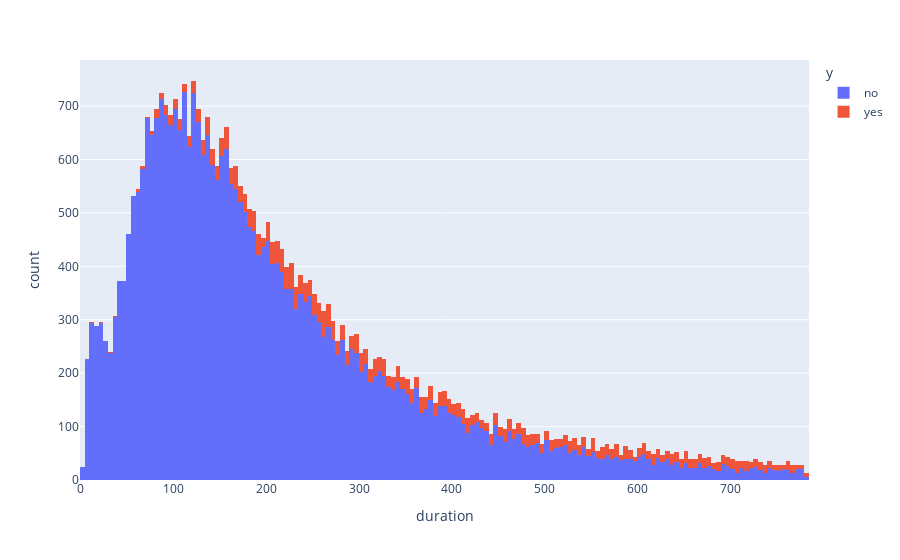

The notebook cell this image was saved under:
### Markdown cell above
Q5: How does duration affect Y?

### Code cell
import plotly.express as px
fig = px.histogram(data,x='duration',color='y')
fig.show()

### Figure 1 — Plotly figure (JSON) as saved in the notebook; plotly's stock layout.template omitted (floating-point values rounded to 4 significant figures; data arrays with more than 128 entries replaced by an {"elided": "..."} marker saying what was removed)
{"data": [{"alignmentgroup": "True", "bingroup": "x", "hovertemplate": "y=no<br>duration=%{x}<br>count=%{y}<extra></extra>", "legendgroup": "no", "marker": {"color": "#636efa", "pattern": {"shape": ""}}, "name": "no", "offsetgroup": "no", "orientation": "v", "showlegend": true, "type": "histogram", "x": {"elided": "33759 int values"}, "xaxis": "x", "yaxis": "y"}, {"alignmentgroup": "True", "bingroup": "x", "hovertemplate": "y=yes<br>duration=%{x}<br>count=%{y}<extra></extra>", "legendgroup": "yes", "marker": {"color": "#EF553B", "pattern": {"shape": ""}}, "name": "yes", "offsetgroup": "yes", "orientation": "v", "showlegend": true, "type": "histogram", "x": {"elided": "3299 int values"}, "xaxis": "x", "yaxis": "y"}], "layout": {"autosize": true, "barmode": "relative", "legend": {"title": {"text": "y"}, "tracegroupgap": 0}, "margin": {"t": 60}, "xaxis": {"anchor": "y", "autorange": true, "domain": [0, 1], "range": [-0.5, 784.5], "title": {"text": "duration"}, "type": "linear"}, "yaxis": {"anchor": "x", "autorange": true, "domain": [0, 1], "range": [0, 786.3], "title": {"text": "count"}}}}
